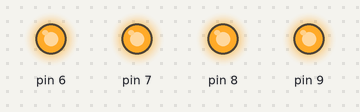
The sketch below on a simulated Arduino Uno, built with avr-gcc and run on an emulated ATmega328P. On the bench: output pins drawn as LEDs (lit = HIGH).

Above: at 0.1 s.
Timing chart, 0 to 1.6 s (numbered marks = the images above):
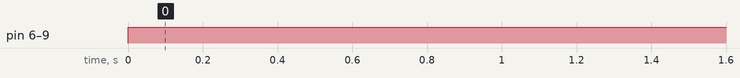

The sketch:

motor2__1_.ino
```cpp
void setup() {
  // put your setup code here, to run once:
  pinMode(9,OUTPUT);
  pinMode(8,OUTPUT);
  pinMode(7,OUTPUT);
  pinMode(6,OUTPUT);

}

void loop() {
  // put your main code here, to run repeatedly:
  digitalWrite(9,HIGH);
  digitalWrite(8,HIGH);
  digitalWrite(7,HIGH);
  digitalWrite(6,HIGH);
}
```

Measured:
- by itself, pin 6–9: LOW → HIGH at 0.00 s
